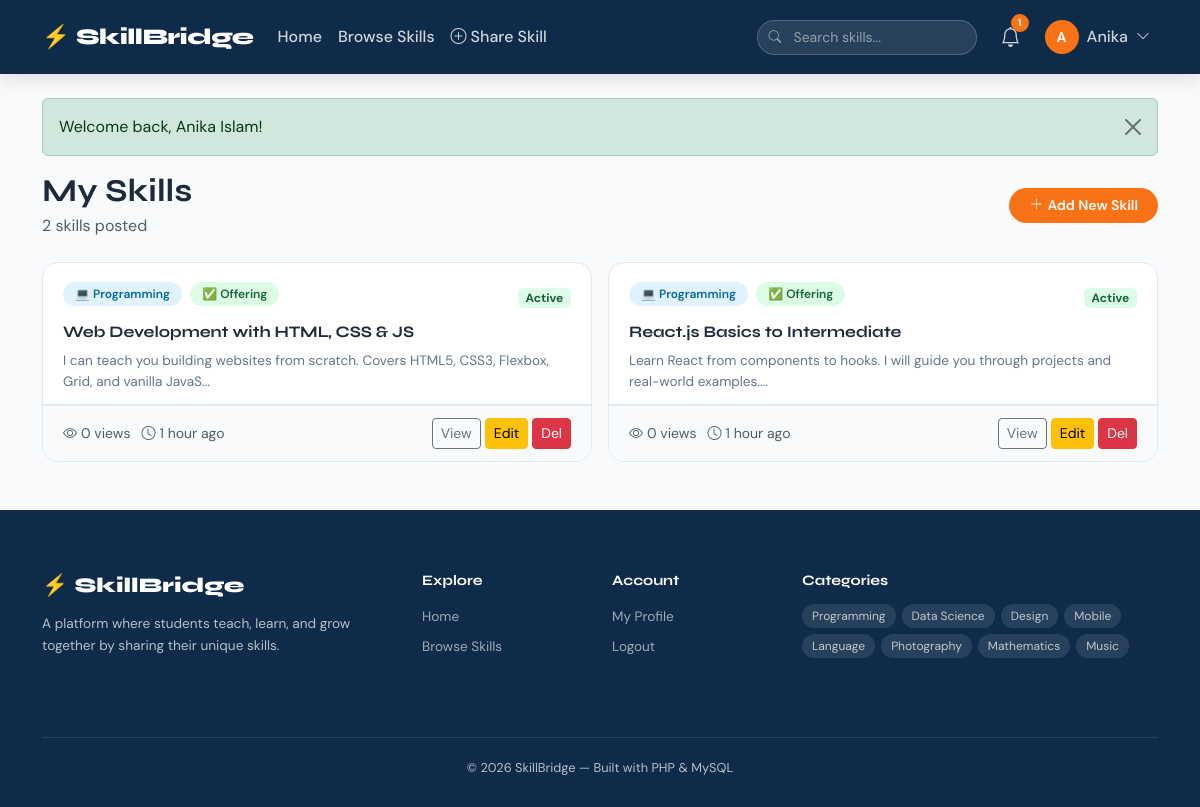
Page /pages/profile/my_skills.php (signed in) on the committed database.
### tables this page shows
CREATE TABLE IF NOT EXISTS skills (
    id           INT AUTO_INCREMENT PRIMARY KEY,
    user_id      INT NOT NULL,
    title        VARCHAR(150) NOT NULL,
    description  TEXT NOT NULL,
    category     VARCHAR(80) NOT NULL,
    tags         VARCHAR(255),
    skill_type   ENUM('offer','request') DEFAULT 'offer',
    status       ENUM('active','closed') DEFAULT 'active',
    views        INT DEFAULT 0,
    created_at   TIMESTAMP DEFAULT CURRENT_TIMESTAMP,
    FOREIGN KEY (user_id) REFERENCES users(id) ON DELETE CASCADE
);

### config/functions.php (called while the page is built, shortened)
<?php
function sanitize(string $val): string {
    return htmlspecialchars(trim($val), ENT_QUOTES, 'UTF-8');
}
function timeAgo(string $datetime): string {
    $now  = new DateTime();
    $ago  = new DateTime($datetime);
    $diff = $now->diff($ago);
    if ($diff->h > 0) return $diff->h . ' hour'  . ($diff->h > 1 ? 's' : '') . ' ago';
    return 'Just now';
}
function getCategoryIcon(string $cat): string {
    return match(strtolower($cat)) {
        'programming'  => '💻',
        'data science' => '📊',
        'design'       => '🎨',
        'mobile'       => '📱',
        'language'     => '✍️',
        'photography'  => '📷',
        'mathematics'  => '📐',
        'music'        => '🎵',
        default        => '🔧',
    };
}

### pages/profile/my_skills.php (the view, shortened to what this page needs)
<?php
require_once '../../config/db.php';
require_once '../../config/functions.php';
$skills = $pdo->prepare("SELECT * FROM skills WHERE user_id=? ORDER BY created_at DESC");
$skills->execute([currentUserId()]);
$mySkills = $skills->fetchAll();
require_once '../../includes/header.php';
?>
<div class="d-flex justify-content-between align-items-center mb-4">
    <div>
        <h2 class="fw-bold mb-1" style="font-family:'Syne',sans-serif;">My Skills</h2>
        <p class="text-muted mb-0"><?= count($mySkills) ?> skill<?= count($mySkills)!=1?'s':'' ?> posted</p>
    </div>
    <a href="<?= BASE_URL ?>pages/skills/create.php" class="btn btn-accent">
        <i class="bi bi-plus-lg me-1"></i>Add New Skill
    </a>
</div>
<?php if (empty($mySkills)): ?>
<div class="empty-state">
    <div class="icon">📚</div>
    <h5>No skills yet</h5>
    <p>Share your first skill with the community!</p>
    <a href="<?= BASE_URL ?>pages/skills/create.php" class="btn btn-accent mt-2">Share a Skill</a>
</div>
<?php else: ?>
<div class="row g-3">
    <?php foreach ($mySkills as $sk): ?>
    <div class="col-md-6">
        <div class="skill-card">
            <div class="skill-card-header">
                <div class="d-flex gap-2 mb-2 align-items-center justify-content-between">
                    <div>
                        <span class="category-pill"><?= getCategoryIcon($sk['category']) ?> <?= sanitize($sk['category']) ?></span>
                        <span class="category-pill type-<?= $sk['skill_type'] ?> ms-1"><?= $sk['skill_type']==='offer'?'✅ Offering':'🔍 Wanted' ?></span>
                    </div>
                    <span class="badge" style="background:<?= $sk['status']==='active'?'#dcfce7;color:#166534':'#fee2e2;color:#991b1b' ?>;">
                        <?= $sk['status']==='active'?'Active':'Closed' ?>
                    </span>
                </div>
                <div class="skill-title"><?= sanitize($sk['title']) ?></div>
                <p class="skill-desc mb-0"><?= sanitize(substr($sk['description'],0,100)) ?>...</p>
            </div>
            <div class="skill-card-footer d-flex justify-content-between align-items-center">
                <div class="text-muted small">
                    <i class="bi bi-eye me-1"></i><?= $sk['views'] ?> views &nbsp;
                    <i class="bi bi-clock me-1"></i><?= timeAgo($sk['created_at']) ?>
                </div>
                <div class="d-flex gap-1">
                    <a href="<?= BASE_URL ?>pages/skills/view.php?id=<?= $sk['id'] ?>" class="btn btn-sm btn-outline-secondary">View</a>
                    <a href="<?= BASE_URL ?>pages/skills/edit.php?id=<?= $sk['id'] ?>" class="btn btn-sm btn-warning">Edit</a>
                    <a href="<?= BASE_URL ?>pages/skills/delete.php?id=<?= $sk['id'] ?>"
                       class="btn btn-sm btn-danger"
                       onclick="return confirm('Delete this skill? This cannot be undone.')">Del</a>
                </div>
            </div>
        </div>
    </div>
    <?php endforeach; ?>
</div>
<?php endif; ?>
<?php require_once '../../includes/footer.php'; ?>

### assets/css/style.css (style rules this page uses)
:root { --primary: #0f2b4a; --accent: #f97316; --accent2: #06b6d4; --light-bg: #f8fafc; --card-bg: #ffffff; --border: #e2e8f0; --text: #1e293b; --muted: #64748b; --success: #10b981; --danger: #ef4444; }
* { box-sizing: border-box; }
body { font-family: 'DM Sans', sans-serif; background: var(--light-bg); color: var(--text); margin: 0; }
h1, h2, h3, h4, .navbar-brand, .hero-title { font-family: 'Syne', sans-serif; }
.btn-accent { background: var(--accent); color: #fff; border: none; border-radius: 24px; padding: 7px 20px; font-weight: 600; font-size: 0.875rem; transition: all 0.2s; }
.skill-card { background: var(--card-bg); border-radius: 16px; border: 1px solid var(--border); transition: all 0.25s; overflow: hidden; height: 100%; }
.skill-card-header { padding: 18px 20px 12px; border-bottom: 1px solid var(--border); }
.skill-card-footer { padding: 12px 20px; background: #f8fafc; border-top: 1px solid var(--border); }
.category-pill { display: inline-block; padding: 3px 12px; border-radius: 20px; font-size: 0.75rem; font-weight: 600; background: #e0f2fe; color: #0369a1; margin-bottom: 8px; }
.type-offer { background: #dcfce7; color: #166534; }
.skill-title { font-family:'Syne',sans-serif; font-weight:700; font-size:1rem; color:var(--text); margin:0 0 8px; line-height:1.3; }
.skill-desc { font-size:0.85rem; color:var(--muted); line-height:1.5; }

### rows in the picture
skills: category "💻", category "Programming", skill_type "✅ Offering", status "Active", title "Web Development with HTML, CSS & JS", description "I can teach you building websites from scratch. Covers HTML5, CSS3, Flexbox, Grid, and vanilla JavaS", views "0", created_at "1 hour ago"
skills: category "💻", category "Programming", skill_type "✅ Offering", status "Active", title "React.js Basics to Intermediate", description "Learn React from components to hooks. I will guide you through projects and real-world examples.", views "0", created_at "1 hour ago"

### other values in the picture
SITE_NAME "SkillBridge"
$notifCount "1"
substr(currentUser()['name'], 0, 1) "A"
explode(' ', currentUser()['name'])[0] "Anika"
$flash['msg'] "Welcome back, Anika Islam!"
count($mySkills) "2"
$c "Programming"
$c "Data Science"
$c "Design"
$c "Mobile"
$c "Language"
$c "Photography"
$c "Mathematics"
$c "Music"
